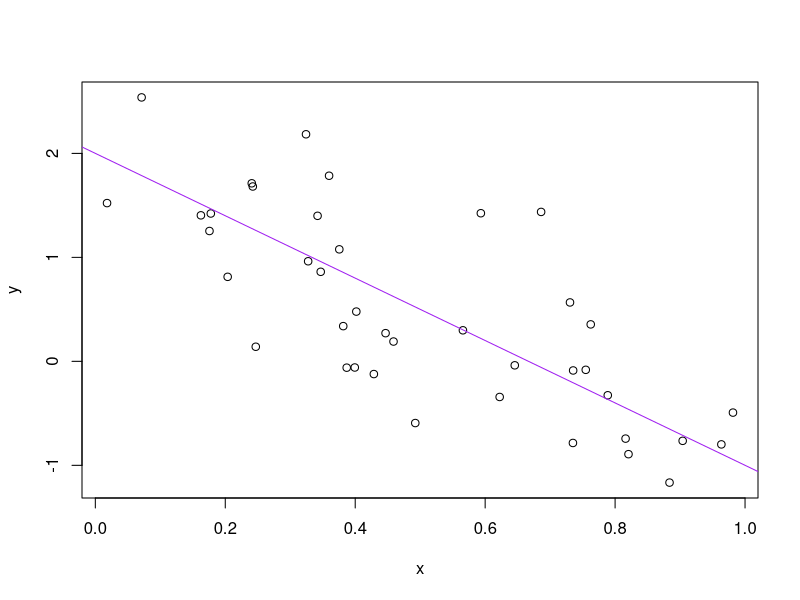

Generate this figure with R:
## ---- chunk 1
a <- 2
b <- -3
sig_sq <- 0.5
x <- runif(40)
y <- a + b * x + rnorm(40, sd = sqrt(sig_sq))
(x_n <- mean(x))
write(x_n, "mittelwert_x.txt")
plot(x, y)
abline(a, b, col = "purple")
dev.print(pdf, "scatterplot.pdf")
